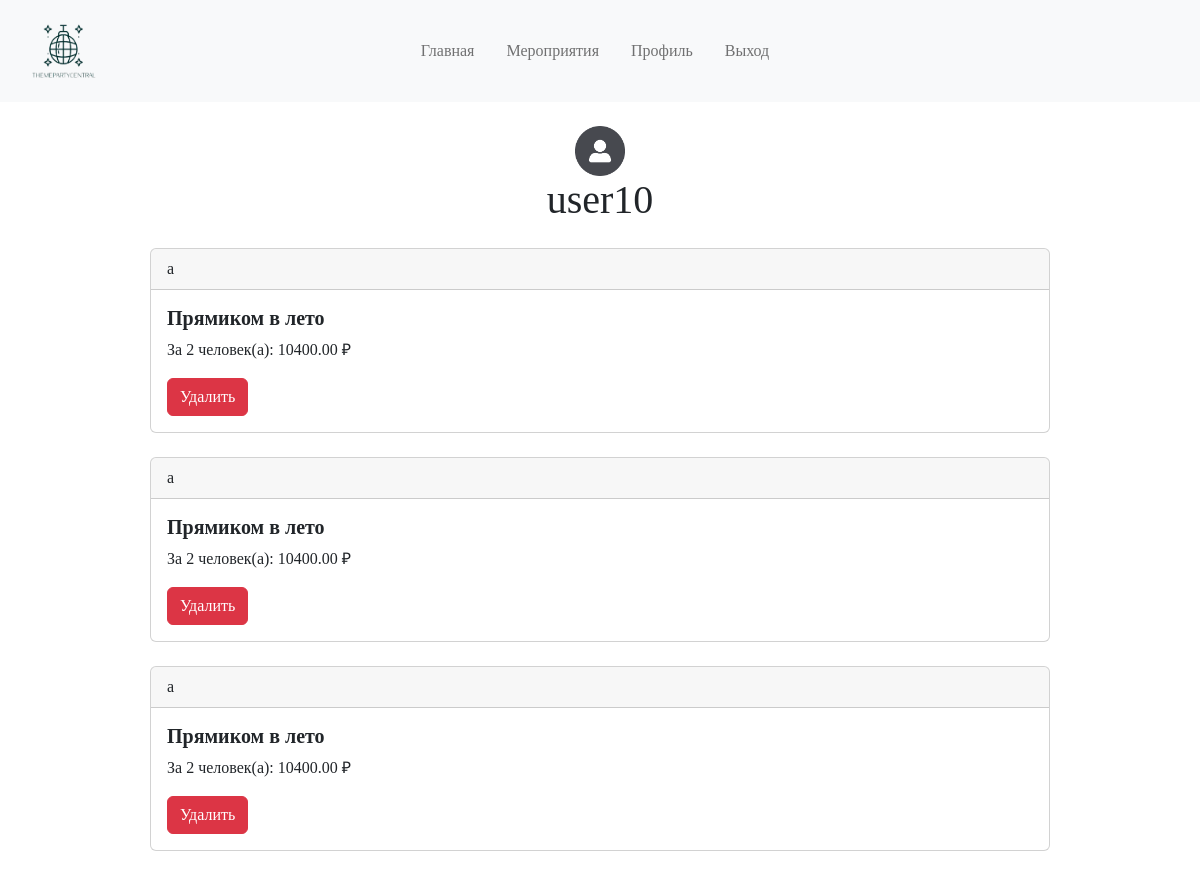
Before: /auth/profile/ (signed in) with the older database file.
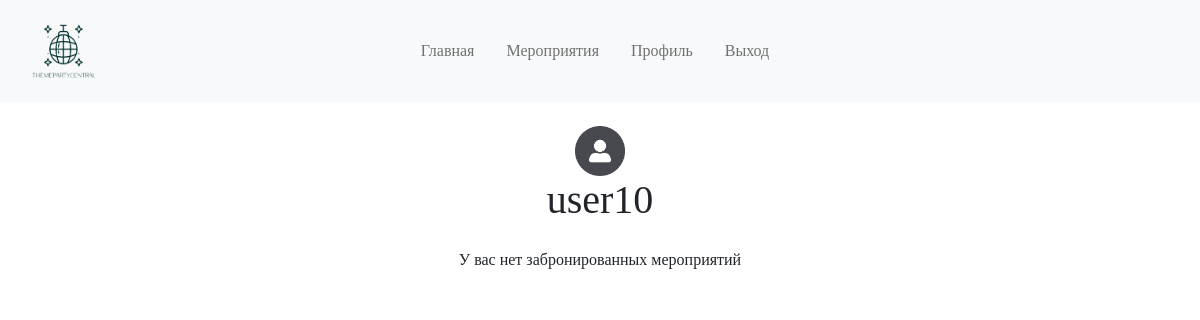
After: the same page with the newer database file.
### events/models.py (models this page shows, shortened)
class Booking(models.Model):
    STATUS_CHOICE = (
        ("В обработке", "В обработке"),
        ("Выполнено", "Выполнено"),
        ("Отклонено", "Отклонено")
    )
    event = models.ForeignKey(Events, on_delete=models.CASCADE)
    user = models.ForeignKey(CustomUser, on_delete=models.CASCADE, null=True)
    number_of_people = models.IntegerField(verbose_name='Количество человек')
    total_price = models.DecimalField(max_digits=10, decimal_places=2)
    status = models.CharField(max_length=100, verbose_name='Статус', default='В обработке', choices=STATUS_CHOICE)
    class Meta:
        verbose_name = 'Бронирование'
        verbose_name_plural = 'Бронирования'

class Events(models.Model):
    name = models.CharField(max_length=128, verbose_name='Названние')
    description = models.TextField(verbose_name='Описание')
    topic = models.ForeignKey(Topic, on_delete=models.CASCADE, verbose_name='Тематика')
    image = models.ImageField(upload_to="%Y/%m/%d", verbose_name='Изображение')
    video = models.CharField(max_length=128, verbose_name='Видео')
    date = models.DateTimeField(verbose_name='Дата проведения')
    place = models.CharField(max_length=128, verbose_name='Место проведения')
    price = models.DecimalField(max_digits=8, decimal_places=2, verbose_name='Цена')
    seats = models.CharField(max_length=128, verbose_name='Количество мест')
    class Meta:
        verbose_name = 'Мероприятие'
        verbose_name_plural = 'Мероприятия'
    def __str__(self):
        return self.name

### register/views.py (the view)
# urls.py: path('profile/', profile, name='profile'),
@login_required
def profile(request):
    user_profile = UserProfile.objects.get(user=request.user)  # Получаем профиль текущего пользователя
    user_booking = Booking.objects.filter(user=request.user)
    return render(request, 'register/profile.html', {'user_profile': user_profile, 'user_booking': user_booking})

### register/templates/register/profile.html (shortened to what this page needs)
{% extends 'root.html' %}
{% block content %}
    <div class="mt-4 d-flex flex-column justify-content-center align-items-center">
        <img src="{{ user_profile.photo.url }}" alt="Profile Photo" width="50px" height="50px">
        <h1>{{ user_profile.user }}</h1>
    </div>
    <div class="d-flex flex-column align-items-center mt-3">
    {% if user_booking %}
        {% for booking in user_booking %}
            <div class="card w-75 mb-4">
                <div class="card-header">
                    {{ booking.status }}
                </div>
                <div class="card-body">
                    <h5 class="card-title fw-bold">{{ booking.event }}</h5>
                    <p class="card-text">За {{ booking.number_of_people }} человек(а): {{ booking.total_price }} ₽</p>
                    <form action="{% url 'auth:delete_booking' booking.id %}" method="post">
                        <button type="submit" class="btn btn-danger">Удалить</button>
                    </form>
                </div>
            </div>
        {% endfor %}
{% else %}
    <p>У вас нет забронированных мероприятий</p>
{% endif %}
    </div>
{% endblock %}

Changed rows visible on the page:
removed Booking: status "a", event "Прямиком в лето", number_of_people "2", total_price "10400.00"
removed Booking: status "a", event "Прямиком в лето", number_of_people "2", total_price "10400.00"
removed Booking: status "a", event "Прямиком в лето", number_of_people "2", total_price "10400.00"
Other visible differences:
text now shown: "У вас нет забронированных мероприятий"
